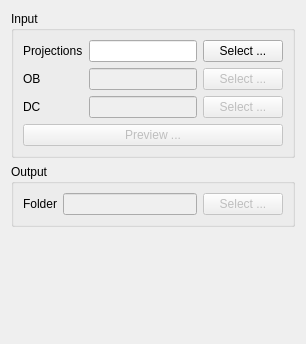
      <widget class="QWidget" name="tab">
       <attribute name="title">
        <string>Data Selection</string>
       </attribute>
       <layout class="QVBoxLayout" name="verticalLayout_3">
        <item>
         <widget class="QGroupBox" name="groupBox">
          <property name="title">
           <string>Input</string>
          </property>
          <layout class="QVBoxLayout" name="verticalLayout_2">
           <item>
            <layout class="QGridLayout" name="gridLayout">
             <item row="0" column="0">
              <widget class="QLabel" name="label">
               <property name="text">
                <string>Projections</string>
               </property>
              </widget>
             </item>
             <item row="0" column="1">
              <widget class="QLineEdit" name="projections_lineEdit"/>
             </item>
             <item row="0" column="2">
              <widget class="QPushButton" name="select_projections_pushButton">
               <property name="text">
                <string>Select ...</string>
               </property>
              </widget>
             </item>
             <item row="1" column="0">
              <widget class="QLabel" name="label_2">
               <property name="text">
                <string>OB</string>
               </property>
               <property name="alignment">
                <set>Qt::AlignLeading|Qt::AlignLeft|Qt::AlignVCenter</set>
               </property>
              </widget>
             </item>
             <item row="1" column="1">
              <widget class="QLineEdit" name="ob_lineEdit">
               <property name="enabled">
                <bool>false</bool>
               </property>
              </widget>
             </item>
             <item row="1" column="2">
              <widget class="QPushButton" name="select_ob_pushButton">
               <property name="enabled">
                <bool>false</bool>
               </property>
               <property name="text">
                <string>Select ...</string>
               </property>
              </widget>
             </item>
             <item row="2" column="0">
              <widget class="QLabel" name="label_3">
               <property name="text">
                <string>DC</string>
               </property>
              </widget>
             </item>
             <item row="2" column="1">
              <widget class="QLineEdit" name="df_lineEdit">
               <property name="enabled">
                <bool>false</bool>
               </property>
              </widget>
             </item>
             <item row="2" column="2">
              <widget class="QPushButton" name="select_df_pushButton">
               <property name="enabled">
                <bool>false</bool>
               </property>
               <property name="text">
                <string>Select ...</string>
               </property>
              </widget>
             </item>
            </layout>
           </item>
           <item>
            <widget class="QPushButton" name="preview_pushButton">
             <property name="enabled">
              <bool>false</bool>
             </property>
             <property name="text">
              <string>Preview ...</string>
             </property>
            </widget>
           </item>
          </layout>
         </widget>
        </item>
        <item>
         <widget class="QGroupBox" name="groupBox_2">
          <property name="title">
           <string>Output</string>
          </property>
          <layout class="QHBoxLayout" name="horizontalLayout">
           <item>
            <widget class="QLabel" name="label_4">
             <property name="text">
              <string>Folder</string>
             </property>
            </widget>
           </item>
           <item>
            <widget class="QLineEdit" name="output_folder_lineEdit">
             <property name="enabled">
              <bool>false</bool>
             </property>
            </widget>
           </item>
           <item>
            <widget class="QPushButton" name="select_output_folder_pushButton">
             <property name="enabled">
              <bool>false</bool>
             </property>
             <property name="text">
              <string>Select ...</string>
             </property>
            </widget>
           </item>
          </layout>
         </widget>
        </item>
        <item>
         <spacer name="verticalSpacer">
          <property name="orientation">
           <enum>Qt::Vertical</enum>
          </property>
          <property name="sizeHint" stdset="0">
           <size>
            <width>20</width>
            <height>106</height>
           </size>
          </property>
         </spacer>
        </item>
       </layout>
      </widget>
